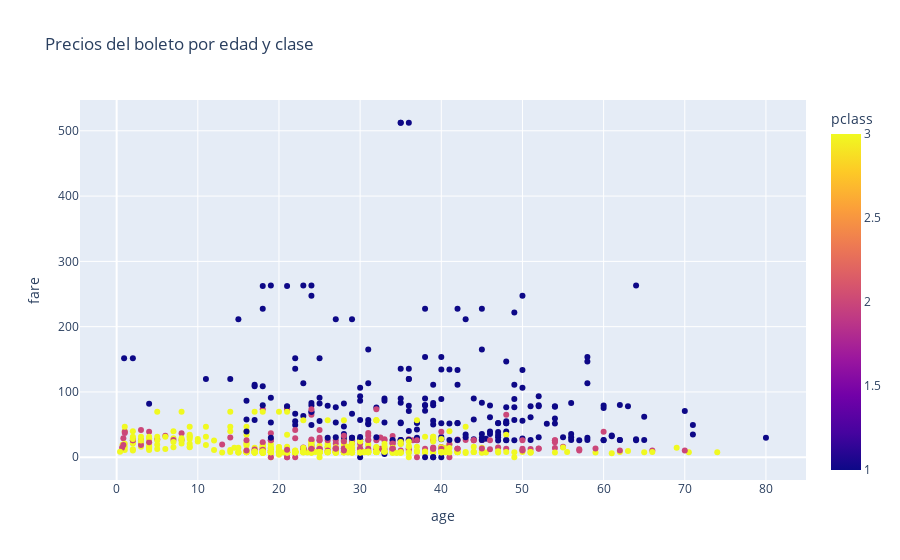

The notebook cell saved with this chart:
### Code cell
# scatterplot
px.scatter(data_frame=titanic, x="age", y="fare", color="pclass", title="Precios del boleto por edad y clase")

### Figure 1 — Plotly figure (JSON) as saved in the notebook; plotly's stock layout.template omitted (floating-point values rounded to 4 significant figures; data arrays with more than 128 entries replaced by an {"elided": "..."} marker saying what was removed)
{"data": [{"hovertemplate": "age=%{x}<br>fare=%{y}<br>pclass=%{marker.color}<extra></extra>", "legendgroup": "", "marker": {"color": {"elided": "887 int values"}, "coloraxis": "coloraxis", "symbol": "circle"}, "mode": "markers", "name": "", "orientation": "v", "showlegend": false, "type": "scatter", "x": {"elided": "887 float values"}, "xaxis": "x", "y": {"elided": "887 float values"}, "yaxis": "y"}], "layout": {"coloraxis": {"colorbar": {"title": {"text": "pclass"}}, "colorscale": [[0, "#0d0887"], [0.1111, "#46039f"], [0.2222, "#7201a8"], [0.3333, "#9c179e"], [0.4444, "#bd3786"], [0.5556, "#d8576b"], [0.6667, "#ed7953"], [0.7778, "#fb9f3a"], [0.8889, "#fdca26"], [1, "#f0f921"]]}, "legend": {"tracegroupgap": 0}, "title": {"text": "Precios del boleto por edad y clase"}, "xaxis": {"anchor": "y", "domain": [0, 1], "title": {"text": "age"}}, "yaxis": {"anchor": "x", "domain": [0, 1], "title": {"text": "fare"}}}}
